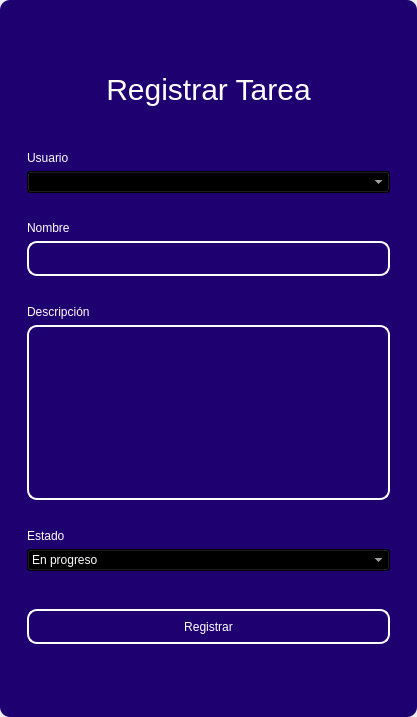
<?xml version="1.0" encoding="UTF-8"?>
<ui version="4.0">
 <class>MainWindow</class>
 <widget class="QMainWindow" name="MainWindow">
  <property name="geometry">
   <rect>
    <x>0</x>
    <y>0</y>
    <width>417</width>
    <height>717</height>
   </rect>
  </property>
  <property name="windowTitle">
   <string>MainWindow</string>
  </property>
  <property name="styleSheet">
   <string notr="true"/>
  </property>
  <widget class="QWidget" name="centralwidget">
   <property name="styleSheet">
    <string notr="true"/>
   </property>
   <layout class="QVBoxLayout" name="verticalLayout">
    <property name="spacing">
     <number>0</number>
    </property>
    <property name="leftMargin">
     <number>0</number>
    </property>
    <property name="topMargin">
     <number>0</number>
    </property>
    <property name="rightMargin">
     <number>0</number>
    </property>
    <property name="bottomMargin">
     <number>0</number>
    </property>
    <item>
     <widget class="QFrame" name="frame">
      <property name="enabled">
       <bool>true</bool>
      </property>
      <property name="styleSheet">
       <string notr="true">QFrame {
	border-radius:10px;
	background-color:#1E0070;
 }
</string>
      </property>
      <property name="frameShape">
       <enum>QFrame::StyledPanel</enum>
      </property>
      <property name="frameShadow">
       <enum>QFrame::Raised</enum>
      </property>
      <layout class="QVBoxLayout" name="verticalLayout_2">
       <item>
        <widget class="QFrame" name="frame_superior">
         <property name="minimumSize">
          <size>
           <width>0</width>
           <height>40</height>
          </size>
         </property>
         <property name="maximumSize">
          <size>
           <width>16777215</width>
           <height>40</height>
          </size>
         </property>
         <property name="styleSheet">
          <string notr="true">QPushButton{
border-radius:18px;
}

QPushButton:hover{
	background-color: rgb(0, 0, 0);
}
</string>
         </property>
         <property name="frameShape">
          <enum>QFrame::StyledPanel</enum>
         </property>
         <property name="frameShadow">
          <enum>QFrame::Raised</enum>
         </property>
         <layout class="QHBoxLayout" name="horizontalLayout_3">
          <property name="spacing">
           <number>4</number>
          </property>
          <property name="leftMargin">
           <number>0</number>
          </property>
          <property name="topMargin">
           <number>0</number>
          </property>
          <property name="rightMargin">
           <number>0</number>
          </property>
          <property name="bottomMargin">
           <number>0</number>
          </property>
          <item>
           <widget class="QPushButton" name="btn_icon">
            <property name="text">
             <string/>
            </property>
            <property name="iconSize">
             <size>
              <width>40</width>
              <height>40</height>
             </size>
            </property>
           </widget>
          </item>
          <item>
           <spacer name="horizontalSpacer_2">
            <property name="orientation">
             <enum>Qt::Horizontal</enum>
            </property>
            <property name="sizeHint" stdset="0">
             <size>
              <width>443</width>
              <height>20</height>
             </size>
            </property>
           </spacer>
          </item>
          <item>
           <widget class="QPushButton" name="bt_minimizar">
            <property name="minimumSize">
             <size>
              <width>38</width>
              <height>38</height>
             </size>
            </property>
            <property name="maximumSize">
             <size>
              <width>38</width>
              <height>38</height>
             </size>
            </property>
            <property name="cursor">
             <cursorShape>PointingHandCursor</cursorShape>
            </property>
            <property name="text">
             <string/>
            </property>
            <property name="icon">
             <iconset>
              <normaloff>image/minus.svg</normaloff>image/minus.svg</iconset>
            </property>
            <property name="iconSize">
             <size>
              <width>38</width>
              <height>38</height>
             </size>
            </property>
           </widget>
          </item>
          <item>
           <widget class="QPushButton" name="bt_maximizar">
            <property name="minimumSize">
             <size>
              <width>38</width>
              <height>38</height>
             </size>
            </property>
            <property name="maximumSize">
             <size>
              <width>38</width>
              <height>38</height>
             </size>
            </property>
            <property name="cursor">
             <cursorShape>PointingHandCursor</cursorShape>
            </property>
            <property name="text">
             <string/>
            </property>
            <property name="icon">
             <iconset>
              <normaloff>image/chevron-up.svg</normaloff>image/chevron-up.svg</iconset>
            </property>
            <property name="iconSize">
             <size>
              <width>38</width>
              <height>38</height>
             </size>
            </property>
           </widget>
          </item>
          <item>
           <widget class="QPushButton" name="bt_restaurar">
            <property name="minimumSize">
             <size>
              <width>38</width>
              <height>38</height>
             </size>
            </property>
            <property name="maximumSize">
             <size>
              <width>38</width>
              <height>38</height>
             </size>
            </property>
            <property name="cursor">
             <cursorShape>PointingHandCursor</cursorShape>
            </property>
            <property name="text">
             <string/>
            </property>
            <property name="icon">
             <iconset>
              <normaloff>image/chevron-down.svg</normaloff>image/chevron-down.svg</iconset>
            </property>
            <property name="iconSize">
             <size>
              <width>38</width>
              <height>38</height>
             </size>
            </property>
           </widget>
          </item>
          <item>
           <widget class="QPushButton" name="bt_cerrar">
            <property name="minimumSize">
             <size>
              <width>38</width>
              <height>38</height>
             </size>
            </property>
            <property name="maximumSize">
             <size>
              <width>38</width>
              <height>38</height>
             </size>
            </property>
            <property name="cursor">
             <cursorShape>PointingHandCursor</cursorShape>
            </property>
            <property name="text">
             <string/>
            </property>
            <property name="icon">
             <iconset>
              <normaloff>image/x.svg</normaloff>image/x.svg</iconset>
            </property>
            <property name="iconSize">
             <size>
              <width>38</width>
              <height>38</height>
             </size>
            </property>
           </widget>
          </item>
         </layout>
        </widget>
       </item>
       <item>
        <widget class="QFrame" name="frame_3">
         <property name="styleSheet">
          <string notr="true">QLabel {
	color: rgb(255, 255, 254);
	font: 12pt &quot;Arial&quot;;
	background-color: rgba(0, 0, 0,0);
}

QTextEdit{
background-color: rgba(0, 0, 0,0);
border-radius:10px; 
font: 12pt &quot;Arial&quot;;
color: rgb(255, 255, 254);
border: 2px solid  rgb(255, 255, 255);

}

QTextEdit:hover{
background-color: rgba(0, 0, 0,0);
border-radius:10px; 
font: 12pt &quot;Arial&quot;;
border: 2px solid  rgb(120, 0, 171);
}

QTextEdit:focus{
background-color: rgb(0, 0, 0);
border-radius:10px; 
font: 12pt &quot;Arial&quot;;
border: 2px solid rgb(120, 0, 171);
}

QLineEdit{
background-color: rgba(0, 0, 0,0);
border-radius:10px; 
font: 12pt &quot;Arial&quot;;
color: rgb(255, 255, 254);
border: 2px solid  rgb(255, 255, 255);

}

QLineEdit:hover{
background-color: rgba(0, 0, 0,0);
border-radius:10px; 
font: 12pt &quot;Arial&quot;;
border: 2px solid  rgb(120, 0, 171);
}

QLineEdit:focus{
background-color: rgb(0, 0, 0);
border-radius:10px; 
font: 12pt &quot;Arial&quot;;
border: 2px solid rgb(120, 0, 171);
}

QCheckBox{
	font: 12pt &quot;Arial&quot;;
	color: rgb(255, 255, 255);
}

QCheckBox::indicator {
    width: 18px;
    height:18px;
}

QCheckBox::indicator:unchecked {
   background-image: url(image/square.svg);
}

QCheckBox::indicator:checked {
   background-image: url(image/check-square.svg);
}

QPushButton{
border-radius:10px; 
font: 12pt &quot;Arial&quot;;
color: rgb(255, 255, 254);
border: 2px solid #ffffff;
}

QPushButton:hover{
border-radius:10px; 
font: 12pt &quot;Arial&quot;;
color: rgb(255, 255, 255);
border: 2px solid rgb(120, 0, 171);
	background-color: rgb(120, 0, 171);
}
</string>
         </property>
         <property name="frameShape">
          <enum>QFrame::StyledPanel</enum>
         </property>
         <property name="frameShadow">
          <enum>QFrame::Raised</enum>
         </property>
         <layout class="QHBoxLayout" name="horizontalLayout_4">
          <item>
           <layout class="QVBoxLayout" name="verticalLayout_4">
            <property name="spacing">
             <number>5</number>
            </property>
            <property name="rightMargin">
             <number>0</number>
            </property>
            <property name="bottomMargin">
             <number>0</number>
            </property>
            <item>
             <widget class="QLabel" name="label_3">
              <property name="minimumSize">
               <size>
                <width>100</width>
                <height>50</height>
               </size>
              </property>
              <property name="styleSheet">
               <string notr="true">font-size: 30px;
color: rgb(255, 255, 255);</string>
              </property>
              <property name="text">
               <string>Registrar Tarea</string>
              </property>
              <property name="alignment">
               <set>Qt::AlignCenter</set>
              </property>
             </widget>
            </item>
            <item>
             <widget class="QFrame" name="frame_4">
              <property name="maximumSize">
               <size>
                <width>400</width>
                <height>700</height>
               </size>
              </property>
              <property name="styleSheet">
               <string notr="true">QLabel {
	color: rgb(255, 255, 254);
	font: 12pt &quot;Arial&quot;;
	background-color: rgba(0, 0, 0,0);
}

QTextEdit{
background-color: rgba(0, 0, 0,0);
border-radius:10px; 
font: 12pt &quot;Arial&quot;;
color: rgb(255, 255, 254);
border: 2px solid  rgb(255, 255, 255);

}

QTextEdit:hover{
background-color: rgba(0, 0, 0,0);
border-radius:10px; 
font: 12pt &quot;Arial&quot;;
border: 2px solid  rgb(120, 0, 171);
}

QTextEdit:focus{
background-color: rgb(0, 0, 0);
border-radius:10px; 
font: 12pt &quot;Arial&quot;;
border: 2px solid rgb(120, 0, 171);
}

QLineEdit{
background-color: rgba(0, 0, 0,0);
border-radius:10px; 
font: 12pt &quot;Arial&quot;;
color: rgb(255, 255, 254);
border: 2px solid  rgb(255, 255, 255);

}

QLineEdit:hover{
background-color: rgba(0, 0, 0,0);
border-radius:10px; 
font: 12pt &quot;Arial&quot;;
border: 2px solid  rgb(120, 0, 171);
}

QLineEdit:focus{
background-color: rgb(0, 0, 0);
border-radius:10px; 
font: 12pt &quot;Arial&quot;;
border: 2px solid rgb(120, 0, 171);
}

QCheckBox{
	font: 12pt &quot;Arial&quot;;
	color: rgb(255, 255, 255);
}

QCheckBox::indicator {
    width: 18px;
    height:18px;
}

QCheckBox::indicator:unchecked {
   background-image: url(image/square.svg);
}

QCheckBox::indicator:checked {
   background-image: url(image/check-square.svg);
}

QPushButton{
border-radius:10px; 
font: 12pt &quot;Arial&quot;;
color: rgb(255, 255, 254);
border: 2px solid #ffffff;
}

QPushButton:hover{
border-radius:10px; 
font: 12pt &quot;Arial&quot;;
color: rgb(255, 255, 255);
border: 2px solid rgb(120, 0, 171);
	background-color: rgb(120, 0, 171);
}
</string>
              </property>
              <property name="frameShape">
               <enum>QFrame::StyledPanel</enum>
              </property>
              <property name="frameShadow">
               <enum>QFrame::Raised</enum>
              </property>
              <layout class="QVBoxLayout" name="verticalLayout_3">
               <property name="leftMargin">
                <number>9</number>
               </property>
               <property name="topMargin">
                <number>9</number>
               </property>
               <property name="rightMargin">
                <number>9</number>
               </property>
               <property name="bottomMargin">
                <number>9</number>
               </property>
               <item>
                <spacer name="verticalSpacer_3">
                 <property name="orientation">
                  <enum>Qt::Vertical</enum>
                 </property>
                 <property name="sizeHint" stdset="0">
                  <size>
                   <width>20</width>
                   <height>40</height>
                  </size>
                 </property>
                </spacer>
               </item>
               <item>
                <widget class="QLabel" name="label_4">
                 <property name="text">
                  <string>Usuario</string>
                 </property>
                </widget>
               </item>
               <item>
                <widget class="QComboBox" name="user_combobox">
                 <property name="styleSheet">
                  <string notr="true">background-color: rgb(0, 0, 0);
color: rgb(255, 255, 255);</string>
                 </property>
                </widget>
               </item>
               <item>
                <spacer name="verticalSpacer_4">
                 <property name="orientation">
                  <enum>Qt::Vertical</enum>
                 </property>
                 <property name="sizeHint" stdset="0">
                  <size>
                   <width>20</width>
                   <height>40</height>
                  </size>
                 </property>
                </spacer>
               </item>
               <item>
                <widget class="QLabel" name="label_5">
                 <property name="text">
                  <string>Nombre</string>
                 </property>
                </widget>
               </item>
               <item>
                <widget class="QLineEdit" name="nametxt">
                 <property name="minimumSize">
                  <size>
                   <width>0</width>
                   <height>35</height>
                  </size>
                 </property>
                 <property name="maximumSize">
                  <size>
                   <width>16777215</width>
                   <height>16777215</height>
                  </size>
                 </property>
                 <property name="echoMode">
                  <enum>QLineEdit::Normal</enum>
                 </property>
                </widget>
               </item>
               <item>
                <spacer name="verticalSpacer_5">
                 <property name="orientation">
                  <enum>Qt::Vertical</enum>
                 </property>
                 <property name="sizeHint" stdset="0">
                  <size>
                   <width>20</width>
                   <height>40</height>
                  </size>
                 </property>
                </spacer>
               </item>
               <item>
                <widget class="QLabel" name="label">
                 <property name="text">
                  <string>Descripción</string>
                 </property>
                </widget>
               </item>
               <item>
                <widget class="QTextEdit" name="descriptiontxt"/>
               </item>
               <item>
                <spacer name="verticalSpacer_6">
                 <property name="orientation">
                  <enum>Qt::Vertical</enum>
                 </property>
                 <property name="sizeHint" stdset="0">
                  <size>
                   <width>20</width>
                   <height>40</height>
                  </size>
                 </property>
                </spacer>
               </item>
               <item>
                <widget class="QLabel" name="label_6">
                 <property name="text">
                  <string>Estado</string>
                 </property>
                </widget>
               </item>
               <item>
                <widget class="QComboBox" name="status_combobox">
                 <property name="styleSheet">
                  <string notr="true">background-color: rgb(0, 0, 0);
color: rgb(255, 255, 255);</string>
                 </property>
                 <item>
                  <property name="text">
                   <string>En progreso</string>
                  </property>
                 </item>
                 <item>
                  <property name="text">
                   <string>Planificada</string>
                  </property>
                 </item>
                 <item>
                  <property name="text">
                   <string>Completada</string>
                  </property>
                 </item>
                </widget>
               </item>
               <item>
                <spacer name="verticalSpacer_9">
                 <property name="orientation">
                  <enum>Qt::Vertical</enum>
                 </property>
                 <property name="sizeHint" stdset="0">
                  <size>
                   <width>20</width>
                   <height>50</height>
                  </size>
                 </property>
                </spacer>
               </item>
               <item>
                <widget class="QPushButton" name="btn_add">
                 <property name="minimumSize">
                  <size>
                   <width>0</width>
                   <height>35</height>
                  </size>
                 </property>
                 <property name="cursor">
                  <cursorShape>PointingHandCursor</cursorShape>
                 </property>
                 <property name="text">
                  <string>Registrar</string>
                 </property>
                </widget>
               </item>
               <item>
                <spacer name="verticalSpacer_7">
                 <property name="orientation">
                  <enum>Qt::Vertical</enum>
                 </property>
                 <property name="sizeHint" stdset="0">
                  <size>
                   <width>20</width>
                   <height>40</height>
                  </size>
                 </property>
                </spacer>
               </item>
               <item>
                <spacer name="verticalSpacer_8">
                 <property name="orientation">
                  <enum>Qt::Vertical</enum>
                 </property>
                 <property name="sizeHint" stdset="0">
                  <size>
                   <width>20</width>
                   <height>40</height>
                  </size>
                 </property>
                </spacer>
               </item>
              </layout>
             </widget>
            </item>
           </layout>
          </item>
         </layout>
        </widget>
       </item>
      </layout>
     </widget>
    </item>
   </layout>
  </widget>
 </widget>
 <resources/>
 <connections/>
</ui>
